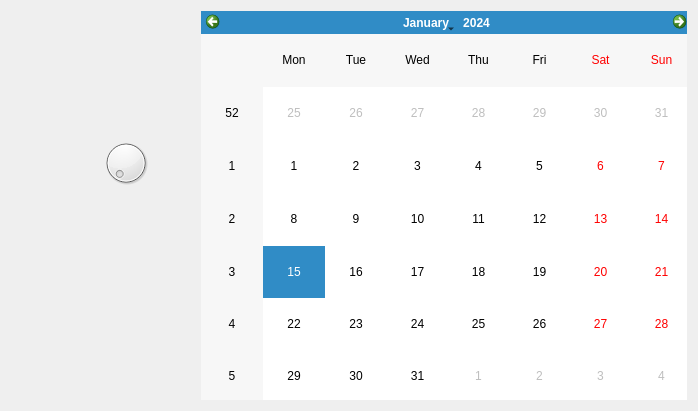
<?xml version="1.0" encoding="UTF-8"?>
<ui version="4.0">
 <class>NightWidget</class>
 <widget class="QWidget" name="NightWidget">
  <property name="geometry">
   <rect>
    <x>0</x>
    <y>0</y>
    <width>698</width>
    <height>411</height>
   </rect>
  </property>
  <property name="windowTitle">
   <string>Form</string>
  </property>
  <layout class="QVBoxLayout" name="verticalLayout">
   <item>
    <widget class="QWidget" name="widget" native="true">
     <widget class="QCalendarWidget" name="calendarWidget">
      <property name="geometry">
       <rect>
        <x>190</x>
        <y>0</y>
        <width>491</width>
        <height>391</height>
       </rect>
      </property>
     </widget>
     <widget class="QDial" name="dial">
      <property name="geometry">
       <rect>
        <x>90</x>
        <y>120</y>
        <width>50</width>
        <height>64</height>
       </rect>
      </property>
     </widget>
    </widget>
   </item>
  </layout>
 </widget>
 <resources/>
 <connections/>
</ui>
